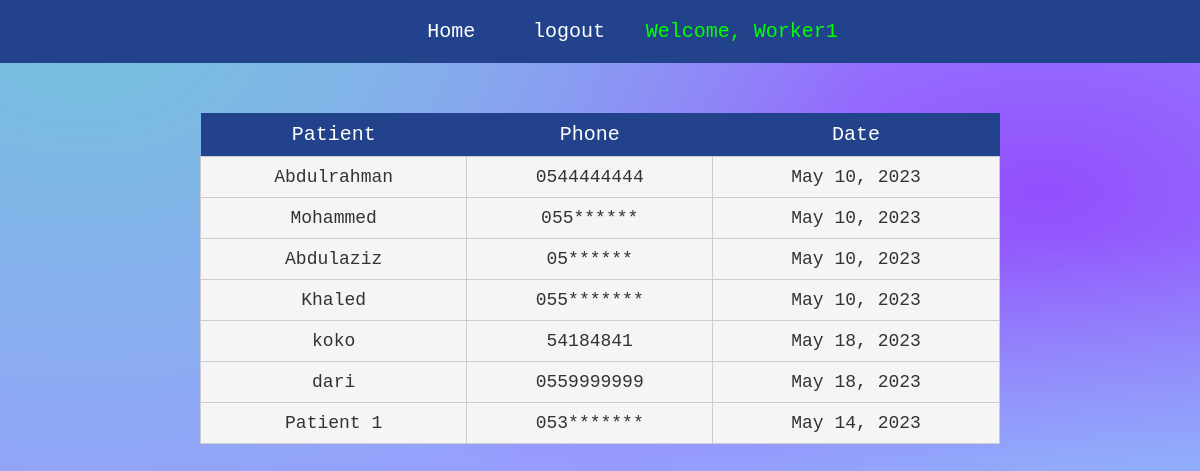
The app's page /worker (signed in), older data.
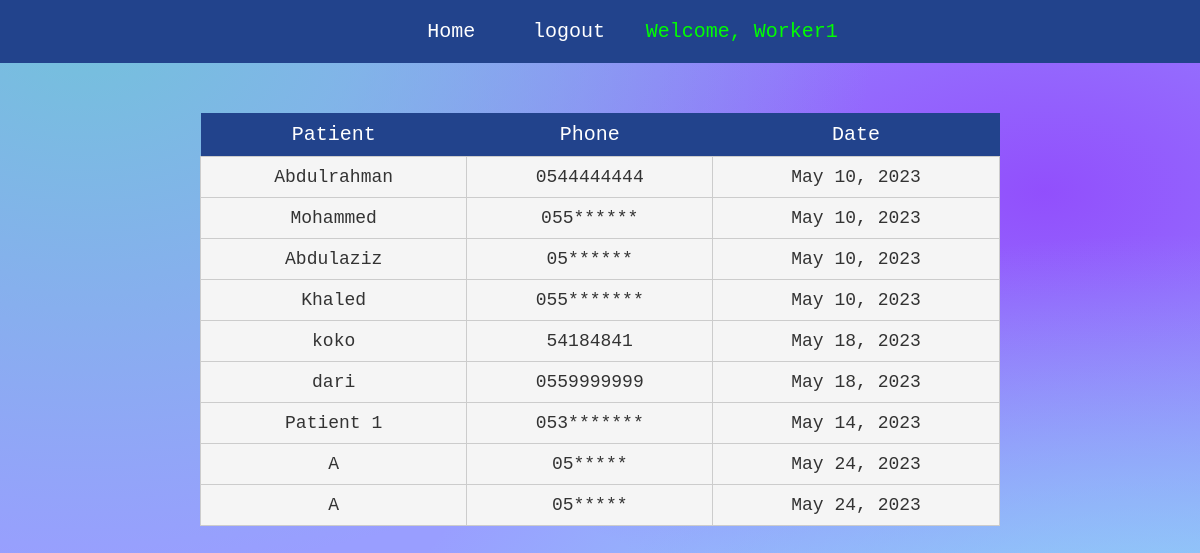
The same page, newer data.
### app/models.py (models this page shows, shortened)
class Appointment(models.Model):
    Dentistry ='Dentistry'
    ENT='Ear, nose and throat (ENT)'
    General_surgery='General surgery'
    Internal_medicine='Internal Medicine'
    Ophthalmology ='Ophthalmology'
    Orthopedics='Orthopedics'
    Neurology='Neurology'
    General_practitioner='General Practitioner'
    DEPARTMENT_CHOICES=[
        (Dentistry,'Dentistry'),
        (ENT,'Ear, nose and throat (ENT)'),
        (General_surgery,'General surgery'),
        (Internal_medicine,'Internal Medicine'),
        (Ophthalmology,'Ophthalmology'),
        (Orthopedics,'Orthopedics'),
        (Neurology,'Neurology'),
        (General_practitioner,'General Practitioner')
    ]
    patient=models.ForeignKey(Patient,on_delete=models.PROTECT, blank=False, null=False)
    date=models.DateField(blank=False, null=False)
    time=models.TimeField(blank=False, null=False)
    department=models.CharField(choices=DEPARTMENT_CHOICES,max_length=30,default=General_practitioner)

class Patient(models.Model):
    name=models.CharField(max_length=30)
    email=models.EmailField(unique=True)
    phone=models.CharField(max_length=10,unique=True)

### app/views.py (the view)
# urls.py: path('worker',worker_dashboard,name='worker-dash'),
def worker_dashboard(request):
    if not request.user.user_type.user_type=='worker':
        return HttpResponseForbidden()
    appointments=Appointment.objects.all()
    return render(request,'worker-dashboard.html',{"appointments":appointments})

### app/templates/worker-dashboard.html (shortened to what this page needs)
{% load static %}
<html lang="en">
<head>
        <link rel="stylesheet" href="{% static 'style.css' %}">
</head>
    <nav>
        <ul>
          <li><a href="{% url 'worker-dash' %}">Home</a></li>
          <li><a href="{% url 'logout' %}">logout</a></li>
          {% if user.is_authenticated  %}
          <li style="color: lime; font-size: x-large;">Welcome, {{user.name}}</li>
          {% endif %}
        </ul>
      </nav>
      <body>
<table>
    <thead>
      <tr>
        <th>Patient</th>
        <th>Phone</th>
        <th>Date</th>
      </tr>
    </thead>
    <tbody>
      {% for appointment in appointments %}
      <tr>
        <td>{{appointment.patient.name}}</td>
        <td>{{appointment.patient.phone}}</td>
        <td>{{appointment.date}}</td>
      </tr>
      {% endfor %}
    </tbody>
  </table>
      </body>
</html>

Row changes from the older to the newer data that the page shows:
added Appointment: patient.name "A", patient.phone "05*****", date "May 24, 2023"
added Appointment: patient.name "A", patient.phone "05*****", date "May 24, 2023"
